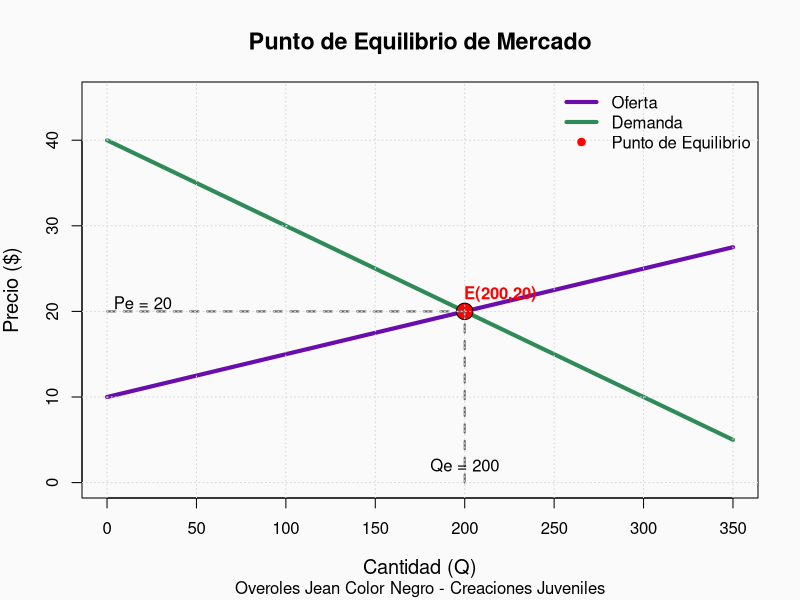
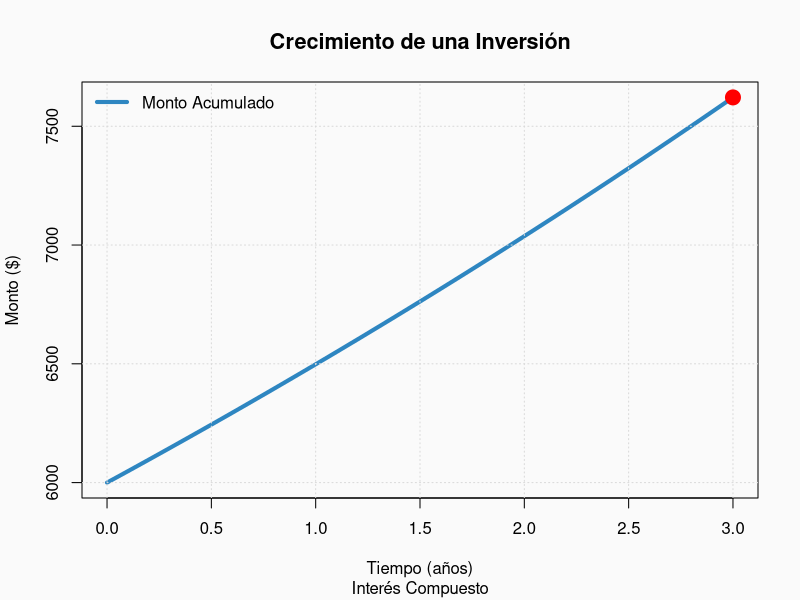

These charts were generated, in order, by the following R code:
## ---- chunk 1
# Función de oferta
oferta <- function(q){
  0.05*q + 10
}

# Función de demanda
demanda <- function(q){
  -0.10*q + 40
}
## ---- chunk 2
Qe <- (40 - 10)/(0.05 + 0.10)
Qe
## ---- chunk 3
Pe <- oferta(Qe)
Pe

## ---- chunk 4
demanda(Qe)
## ---- chunk 5
q <- c(0, 50, 100, 150, 200, 250, 300)

tabla <- data.frame(
  Cantidad = q,
  Oferta = oferta(q),
  Demanda = demanda(q)
)

tabla
## ---- chunk 6
# Función de oferta
oferta <- function(q){
  0.05*q + 10
}

# Función de demanda
demanda <- function(q){
  -0.10*q + 40
}

# Punto de equilibrio
Qe <- 200
Pe <- 20

# Valores para la gráfica
q <- seq(0, 350, 1)

# Configuración visual
par(bg = "#FAFAFA")

# Gráfico de oferta
plot(q, oferta(q),
     type = "l",
     lwd = 4,
     col = "#6A0DAD",
     ylim = c(0, 45),
     xlim = c(0, 350),
     main = "Punto de Equilibrio de Mercado",
     sub = "Overoles Jean Color Negro - Creaciones Juveniles",
     xlab = "Cantidad (Q)",
     ylab = "Precio ($)",
     cex.main = 1.4,
     cex.lab = 1.2)

# Curva de demanda
lines(q, demanda(q),
      lwd = 4,
      col = "#2E8B57")

# Punto de equilibrio
points(Qe, Pe,
       pch = 21,
       bg = "red",
       col = "black",
       cex = 2.2)

# Etiqueta del equilibrio
text(Qe + 20, Pe + 2,
     labels = paste("E(", Qe, ",", Pe, ")", sep = ""),
     col = "red",
     font = 2)

# Líneas auxiliares
segments(Qe, 0, Qe, Pe,
         lty = 2,
         col = "gray40",
         lwd = 2)

segments(0, Pe, Qe, Pe,
         lty = 2,
         col = "gray40",
         lwd = 2)

# Cuadrícula
grid(nx = NULL,
     ny = NULL,
     col = "gray85",
     lty = "dotted")

# Leyenda elegante
legend("topright",
       legend = c("Oferta",
                  "Demanda",
                  "Punto de Equilibrio"),
       col = c("#6A0DAD",
               "#2E8B57",
               "red"),
       lwd = c(4,4,NA),
       pch = c(NA,NA,21),
       pt.bg = c(NA,NA,"red"),
       bty = "n",
       cex = 1)

# Mostrar coordenadas
text(Qe, 2,
     paste("Qe =", Qe),
     col = "black")

text(20, Pe + 1,
     paste("Pe =", Pe),
     col = "black")

## ---- chunk 7
C <- 6000      # Capital inicial
i <- 0.08      # Tasa anual
m <- 12        # Capitalización mensual
t <- 3         # Tiempo en años
## ---- chunk 8
n <- m*t
n
## ---- chunk 9
M <- C*(1+i/m)^n
M
## ---- chunk 10
I <- M - C
I
## ---- chunk 11
anio <- 0:3

monto <- C*(1+i/m)^(12*anio)

tabla <- data.frame(
  Anio = anio,
  Monto = round(monto,2)
)

tabla
## ---- chunk 12
# Datos para la gráfica
anio <- seq(0,3,0.1)

monto <- C*(1+i/m)^(12*anio)

# Gráfica
plot(anio,monto,
     type="l",
     lwd=4,
     col="#2E86C1",
     main="Crecimiento de una Inversión",
     sub="Interés Compuesto",
     xlab="Tiempo (años)",
     ylab="Monto ($)",
     cex.main=1.3)

grid(col="gray85",
     lty="dotted")

# Punto final
points(3,max(monto),
       pch=19,
       cex=2,
       col="red")

text(3,max(monto)+120,
     labels=paste("M = $",round(max(monto),2)),
     col="red")

legend("topleft",
       legend="Monto Acumulado",
       col="#2E86C1",
       lwd=4,
       bty="n")
